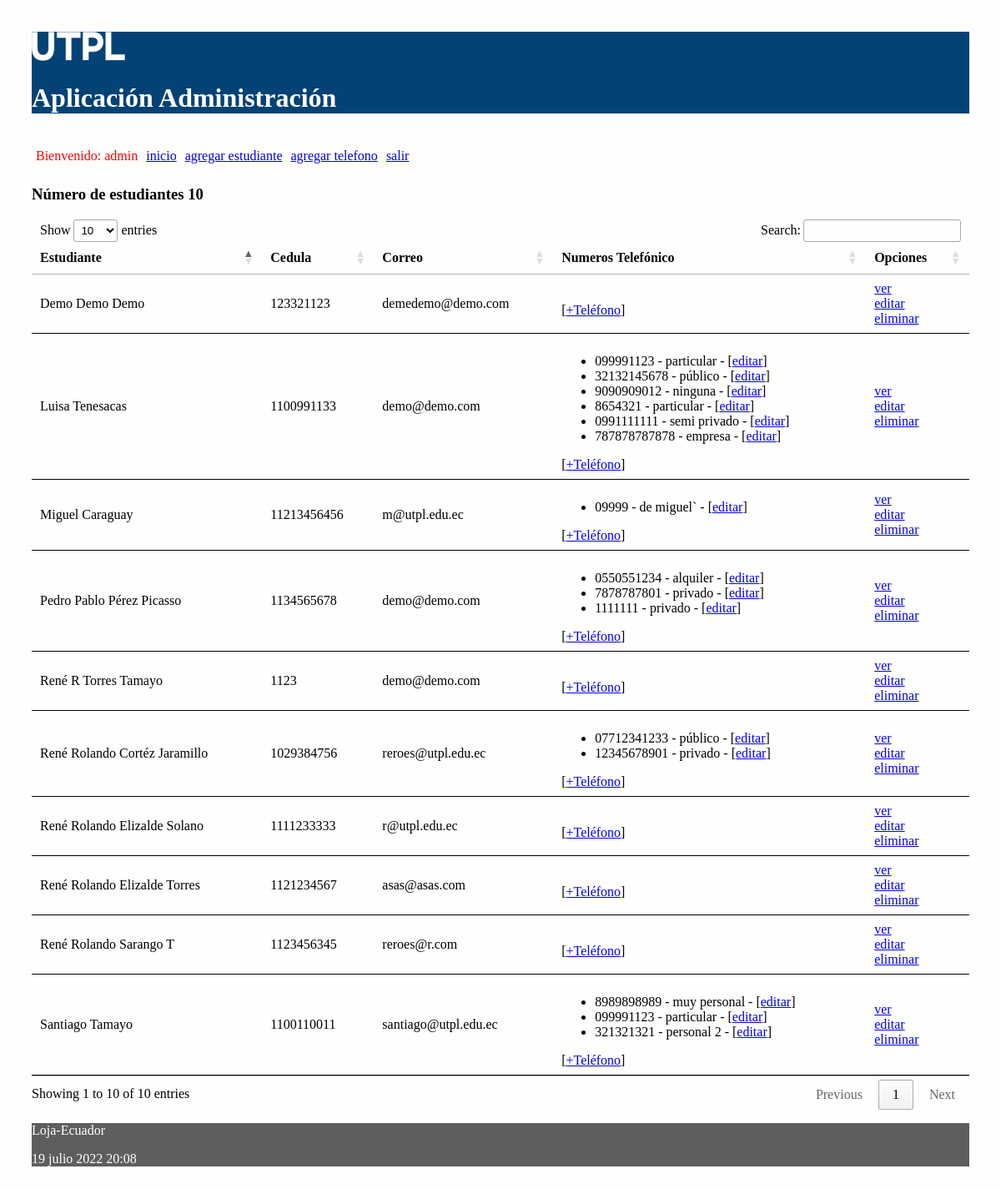
The app's page / (signed in) with its own data.
### administrativo/models.py (models this page shows, shortened)
class Estudiante(models.Model):
    nombre = models.CharField(max_length=30)
    apellido = models.CharField(max_length=30)
    cedula = models.CharField(max_length=30, unique=True)
    correo = models.EmailField()

class NumeroTelefonico(models.Model):
    telefono = models.CharField(max_length=100)
    tipo = models.CharField(max_length=100)
    estudiante = models.ForeignKey(Estudiante, on_delete=models.CASCADE,
            related_name="numeros_telefonicos")

### administrativo/views.py (the view)
# urls.py: path('', views.index, name='index'),
def index(request):
    estudiantes = Estudiante.objects.all()
    informacion_template = {'estudiantes': estudiantes, 'numero_estudiantes': len(estudiantes)}
    return render(request, 'index.html', informacion_template)

### administrativo/templates/index.html (shortened to what this page needs)
{% extends "master.html" %}
{% block content %}
<h3>Número de estudiantes {{ numero_estudiantes }}</h3>
<table id="tabla_datos">
  <thead>
    <tr>
      <th>Estudiante</th>
      <th>Cedula</th>
      <th>Correo</th>
      <th>Numeros Telefónico </th>
      <th>Opciones</th>
    </tr>
  </thead>
  {% for e in estudiantes %}
  <tr>
    <td> {{e.nombre}} {{e.apellido}}</td>
    <td> {{e.cedula}}</td>
    <td> {{e.correo}}</td>
    <td>
      <ul>
        {% for t in e.numeros_telefonicos.all %}
          <li>
            <span>{{t.telefono}} - {{t.tipo}} - [<a href="{% url 'editar_numero_telefonico' t.id %}">editar</a>] </span>
          </li>
        {% endfor %}
      </ul>
        [<a href="{% url 'crear_numero_telefonico_estudiante' e.id%}">+Teléfono</a>]
    </td>
    <td> <a href="{% url 'obtener_estudiante' e.id %}">ver</a> <br>
      <a href="{% url 'editar_estudiante' e.id %}">editar</a> <br>
      <a href="{% url 'eliminar_estudiante' e.id %}"
      onclick="return confirm('¿Está seguro de la eliminación?')" >
      eliminar</a>
    </td>
  </tr>
  {% endfor %}
</table>
{% endblock %}

### administrativo/templates/master.html (shortened to what this page needs)
<!DOCTYPE html>
<html>
  <head>
    {% load static %}
    <link rel="stylesheet" type="text/css" href="{% static 'css/estilos.css' %}">
    <link rel="stylesheet" type="text/css" href="https://cdn.datatables.net/1.10.25/css/jquery.dataTables.min.css">
  </head>
  <body>
  <header>
    <img src="{% static 'images/logo.png' %}" height="10%" width="10%" alt="My image">
    <h1>Aplicación Administración </h1>
    <nav class="top_menu">
      <ul>
        {% if user.is_authenticated %}
          <li> <span class="nombre_usuario"> Bienvenido: {{user.username}} </span></li>
        {% endif %}
        <li><a href="{% url 'index' %}">inicio</a></li>
        <li><a href="{% url 'crear_estudiante' %}">agregar estudiante</a></li>
        <li><a href="{% url 'crear_numero_telefonico' %}">agregar telefono</a></li>
        {% if user.is_authenticated %}
          <li><a href="{% url 'logout_view' %}">salir</a></li>
        {% else %}
          <li>[<a href="{% url 'login' %}">ingresar</a>]</li>
        {% endif %}
      </ul>
    </nav>
  </header>
  <section>
      {% block content %}
      {% endblock %}
  </section>
    <footer>
      <p>Loja-Ecuador</p>
      <p>{% now "j F Y H:i" %}</p>
    </footer>
  </body>
</html>

### administrativo/static/css/estilos.css (style rules this page uses)
body { background: #FEFEFD; padding: 30px; }
header { background: #034275; color: #FFF; }
section { width: 100%; }
th, td { padding: 15px; border-bottom: 1px solid black; }
.nombre_usuario { color: red; }
.top_menu ul { list-style:none; float:left; padding: 5px; width:95%; }
.top_menu ul li { float:left; margin-right:10px; margin-bottom:5px; text: #FFF; }
footer { background: #5E5E5E; color: #FFF; }

### records on screen
Estudiante: nombre "Luisa", apellido "Tenesacas", cedula "1100991133", correo "demo@demo.com"
NumeroTelefonico: telefono "099991123", tipo "particular"
NumeroTelefonico: telefono "32132145678", tipo "público"
NumeroTelefonico: telefono "9090909012", tipo "ninguna"
NumeroTelefonico: telefono "8654321", tipo "particular"
NumeroTelefonico: telefono "0991111111", tipo "semi privado"
NumeroTelefonico: telefono "787878787878", tipo "empresa"
Estudiante: nombre "Pedro Pablo", apellido "Pérez Picasso", cedula "1134565678", correo "demo@demo.com"
NumeroTelefonico: telefono "0550551234", tipo "alquiler"
NumeroTelefonico: telefono "7878787801", tipo "privado"
NumeroTelefonico: telefono "1111111", tipo "privado"
Estudiante: nombre "René R", apellido "Torres Tamayo", cedula "1123", correo "demo@demo.com"
Estudiante: nombre "René Rolando", apellido "Elizalde Torres", cedula "1121234567", correo "asas@asas.com"
Estudiante: nombre "René Rolando", apellido "Sarango T", cedula "1123456345", correo "reroes@r.com"
Estudiante: nombre "René Rolando", apellido "Cortéz Jaramillo", cedula "1029384756", correo "reroes@utpl.edu.ec"
NumeroTelefonico: telefono "07712341233", tipo "público"
NumeroTelefonico: telefono "12345678901", tipo "privado"
Estudiante: nombre "René Rolando", apellido "Elizalde Solano", cedula "1111233333", correo "r@utpl.edu.ec"
Estudiante: nombre "Santiago", apellido "Tamayo", cedula "1100110011", correo "santiago@utpl.edu.ec"
NumeroTelefonico: telefono "8989898989", tipo "muy personal"
NumeroTelefonico: telefono "099991123", tipo "particular"
NumeroTelefonico: telefono "321321321", tipo "personal 2"
Estudiante: nombre "Demo", apellido "Demo Demo", cedula "123321123", correo "demedemo@demo.com"
Estudiante: nombre "Miguel", apellido "Caraguay", cedula "11213456456", correo "m@utpl.edu.ec"
NumeroTelefonico: telefono "09999", tipo "de miguel`"

### other values on screen
{{ user.username }} "admin"
{{ numero_estudiantes }} "10"
